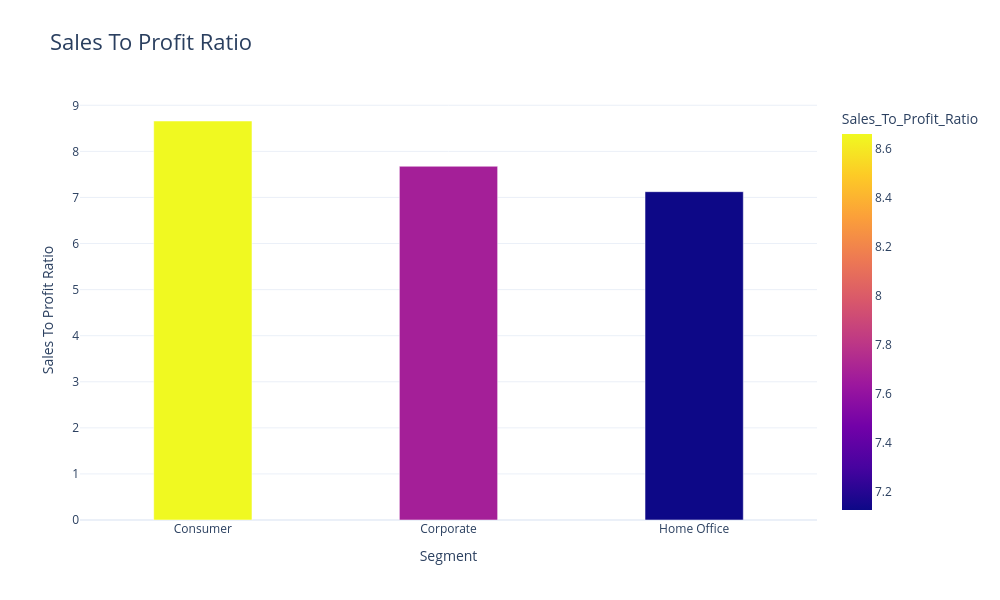

Write notebook code for a chart like this one.
### Markdown cell above
# **Sales to profit ratio By segment**

### Code cell
sales_profit_by_segment=data.groupby('Segment').agg({'Sales':'sum','Profit':'sum'}).reset_index()
sales_profit_by_segment['Sales_To_Profit_Ratio']=sales_profit_by_segment['Sales']/sales_profit_by_segment['Profit']
print(sales_profit_by_segment[['Segment','Sales','Profit','Sales_To_Profit_Ratio']])

# Creating the colorful bar chart
fig = px.bar(
sales_profit_by_segment,
    x='Segment',
    y='Sales_To_Profit_Ratio',
    color='Sales_To_Profit_Ratio',
    color_discrete_sequence=px.colors.qualitative.Plotly,
    title='Sales To Profit Ratio',
    width=1000,   # Increased width
    height=600    # Increased height
)

# Customizing fonts, layouts, and sorting order
fig.update_layout(
    title_font=dict(size=22),
    xaxis_title="Segment",
    yaxis_title="Sales To Profit Ratio",
)

fig.update_traces(width=0.4)

# Display the chart
fig.show()

### Figure 1 — Plotly figure (JSON) as saved in the notebook; plotly's stock layout.template omitted (floating-point values rounded to 4 significant figures)
{"data": [{"hovertemplate": "Segment=%{x}<br>Sales_To_Profit_Ratio=%{marker.color}<extra></extra>", "legendgroup": "", "marker": {"color": [8.659, 7.677, 7.125], "coloraxis": "coloraxis", "pattern": {"shape": ""}}, "name": "", "orientation": "v", "showlegend": false, "textposition": "auto", "type": "bar", "width": 0.4, "x": ["Consumer", "Corporate", "Home Office"], "xaxis": "x", "y": [8.659, 7.677, 7.125], "yaxis": "y"}], "layout": {"barmode": "relative", "coloraxis": {"colorbar": {"title": {"text": "Sales_To_Profit_Ratio"}}, "colorscale": [[0, "#0d0887"], [0.1111, "#46039f"], [0.2222, "#7201a8"], [0.3333, "#9c179e"], [0.4444, "#bd3786"], [0.5556, "#d8576b"], [0.6667, "#ed7953"], [0.7778, "#fb9f3a"], [0.8889, "#fdca26"], [1, "#f0f921"]]}, "height": 600, "legend": {"tracegroupgap": 0}, "title": {"font": {"size": 22}, "text": "Sales To Profit Ratio"}, "width": 1000, "xaxis": {"anchor": "y", "domain": [0, 1], "title": {"text": "Segment"}}, "yaxis": {"anchor": "x", "domain": [0, 1], "title": {"text": "Sales To Profit Ratio"}}}}
